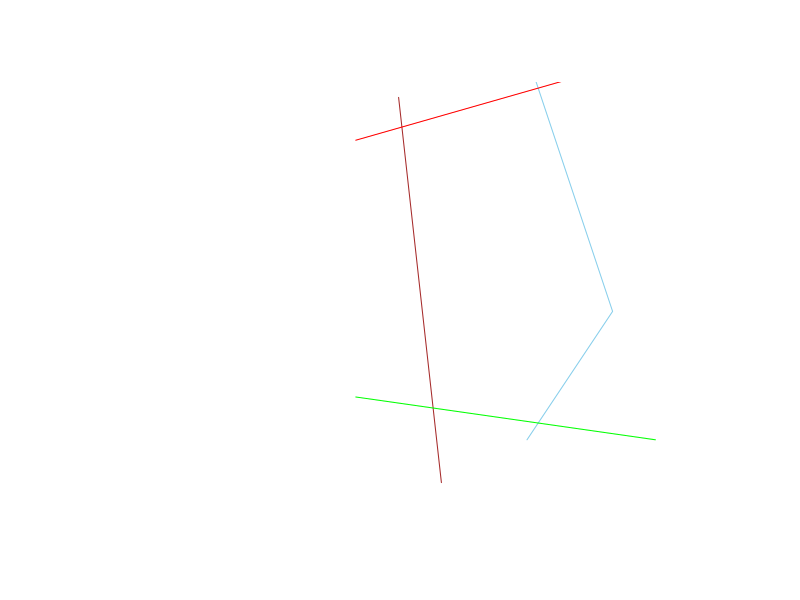
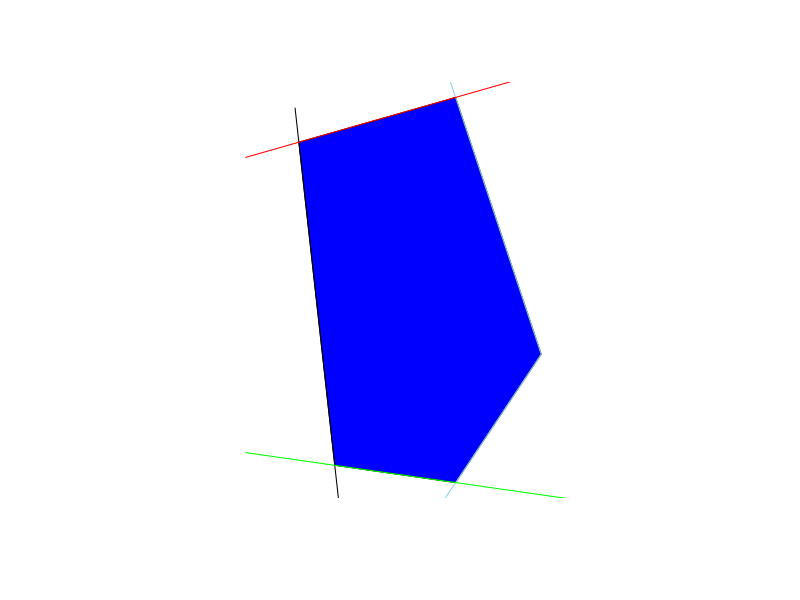

Source code (R) for these figures, in order:
library(sf)

#set-up some lines for example and plot to see how they look
shore <- st_linestring(rbind(c(3,1), c(2,10)))
seaward <- st_linestring(rbind(c(5,2), c(7,5), c(5,11)))
north <- st_linestring(rbind(c(1,9),c(8,11)))
south <- st_linestring(rbind(c(1,3), c(8,2)))
plot(shore, col = "brown")
plot(seaward, col = "skyblue", add=TRUE)
plot(north, col = "red", add=TRUE)
plot(south, col = "green", add=TRUE)

#get bounding box for north south
bbox_ns <- st_union(north, south) %>% 
  st_bbox()

#union all the lines into one multi-linestring
bounded_coast <- st_union(shore, seaward) %>% 
  st_union(north) %>% 
  st_union(south)

#polygonize that to get the polygon we want
coast_polygon <- st_polygonize(bounded_coast)

#plot everything
plot(coast_polygon, col = "blue")
plot(shore, col = "black", add=TRUE)
plot(seaward, col = "skyblue", add=TRUE)
plot(north, col = "red", add=TRUE)
plot(south, col = "green", add=TRUE)
